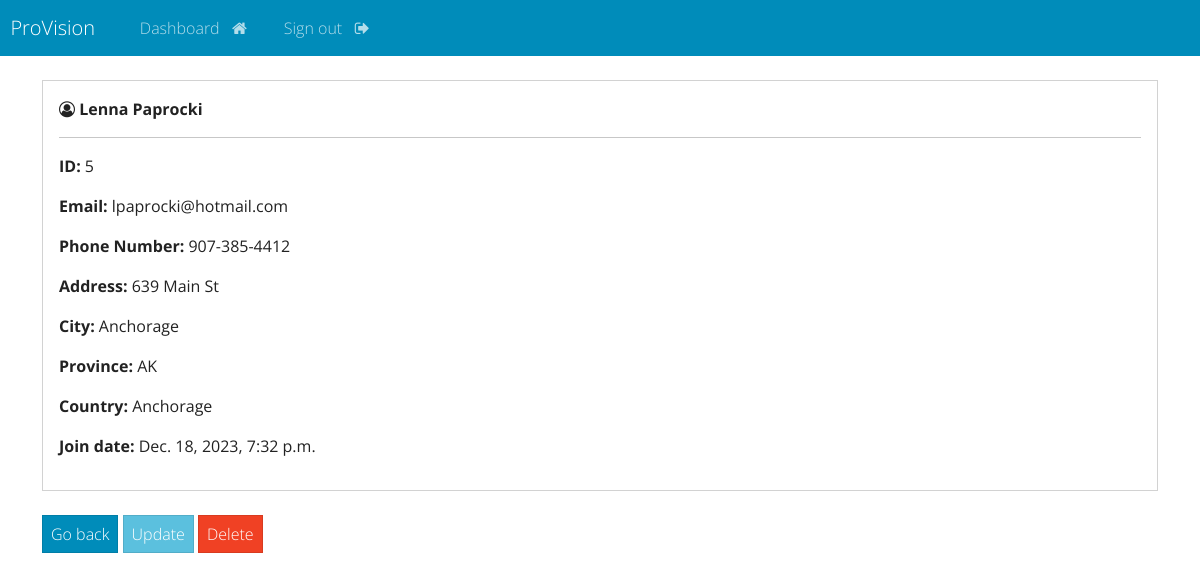
Page /view-record/5 (signed in) on the committed database.
### webapp/models.py (models this page shows, shortened)
class Record(models.Model):
    creation_date = models.DateTimeField(auto_now_add=True)
    first_name = models.CharField(max_length=100)
    last_name = models.CharField(max_length=100)
    email = models.EmailField(max_length=255)
    phone = models.CharField(max_length=30)
    address = models.CharField(max_length=300)
    city = models.CharField(max_length=100)
    province = models.CharField(max_length=200)
    country = models.CharField(max_length=50)

### webapp/views.py (the view)
# urls.py: path('view-record/<int:pk>',views.view_record,name='view-record'),
@login_required(login_url='my-login')
def view_record(request,pk):
    all_records = Record.objects.get(id=pk)
    context={'record':all_records}
    return render(request,'webapp/view-record.html',context=context)

### webapp/templates/webapp/view-record.html
{% extends 'webapp/base.html'%}
{%block content%}
<div class="card">
    <div class="card-body">
        <p>
            <strong>
                <i class="fa fa-user-circle-o" aria-hidden="true"></i>
                {{record.first_name}}
                {{record.last_name}}
            </strong>
        </p>
        <hr>
        <p><strong> ID: </strong> {{record.id}} </p>
        <p><strong> Email: </strong> {{record.email}} </p>
        <p><strong> Phone Number: </strong> {{record.phone}} </p>
        <p><strong> Address: </strong>{{record.address}}</p>
        <p><strong> City: </strong>{{record.city}}</p>
        <p><strong> Province: </strong>{{record.province}}</p>
        <p><strong> Country: </strong>{{record.country}}</p>
        <p><strong> Join date: </strong>{{record.creation_date}}</p>
    </div>
</div>
<br>
<a href="{% url 'dashboard'  %}" class="btn btn-primary">Go back</a>
<a href="{% url 'update-record' record.id %}" class="btn btn-info">Update</a>
<a href="{% url 'delete-record' record.id %}" class="btn btn-danger">Delete</a>
{% endblock %}

### rows in the picture
Record: first_name "Lenna", last_name "Paprocki", id "5", email "lpaprocki@hotmail.com", phone "907-385-4412", address "639 Main St", city "Anchorage", province "AK", country "Anchorage", creation_date "Dec. 18, 2023, 7:32 p.m."
